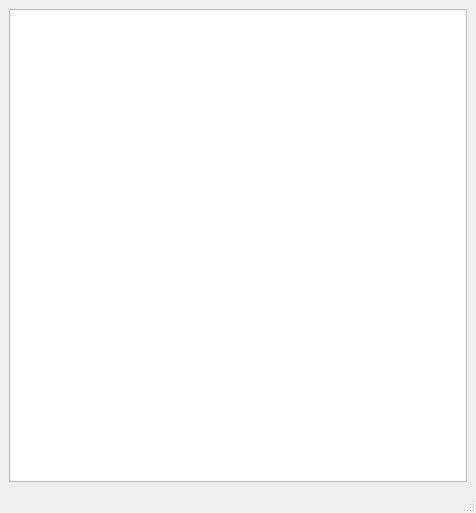
<?xml version="1.0" encoding="UTF-8"?>
<ui version="4.0">
 <class>MainWindow</class>
 <widget class="QMainWindow" name="MainWindow">
  <property name="geometry">
   <rect>
    <x>0</x>
    <y>0</y>
    <width>476</width>
    <height>513</height>
   </rect>
  </property>
  <property name="windowTitle">
   <string>MainWindow</string>
  </property>
  <widget class="QWidget" name="centralwidget">
   <layout class="QGridLayout" name="gridLayout">
    <item row="0" column="0">
     <widget class="QTableView" name="tableView">
      <property name="alternatingRowColors">
       <bool>true</bool>
      </property>
     </widget>
    </item>
   </layout>
  </widget>
  <widget class="QMenuBar" name="menubar">
   <property name="geometry">
    <rect>
     <x>0</x>
     <y>0</y>
     <width>476</width>
     <height>28</height>
    </rect>
   </property>
  </widget>
  <widget class="QStatusBar" name="statusbar"/>
 </widget>
 <resources/>
 <connections/>
</ui>
